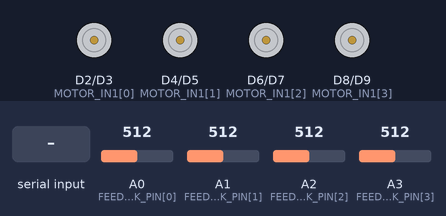
This sketch was run on a simulated Arduino Zero (SAMD21). On the bench: motor-driver pin pairs drawn as motors (green arrow = first pin HIGH = forward, orange = second pin HIGH = backward, longer = more drive). The test bench sets the inputs (shaded band); at power-on: A0 (FEEDBACK_PIN[0]) = 512, A1 (FEEDBACK_PIN[1]) = 512, A2 (FEEDBACK_PIN[2]) = 512, A3 (FEEDBACK_PIN[3]) = 512 (analog values on the 0–1023 scale). What the sketch prints to the serial monitor is not drawn.

Above: at 2.2 s.
2.3 s: "1" received over Serial
At 3.5 s:
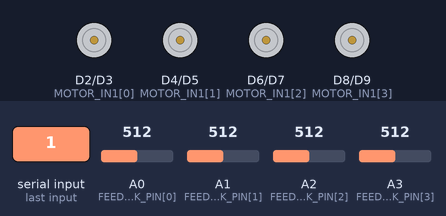
3.9 s: "3" received over Serial
At 4.7 s:
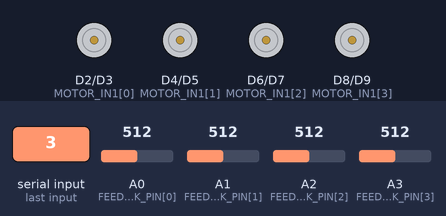
5.5 s: "5" received over Serial
At 5.9 s:
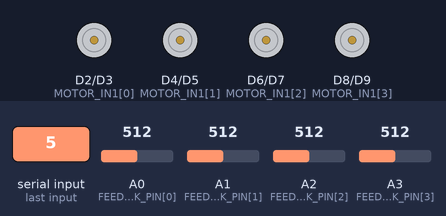
7.1 s: "7" received over Serial
At 8.4 s:
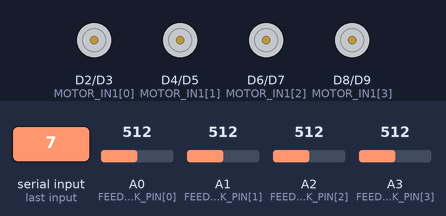
8.7 s: "2" received over Serial
At 9.6 s:
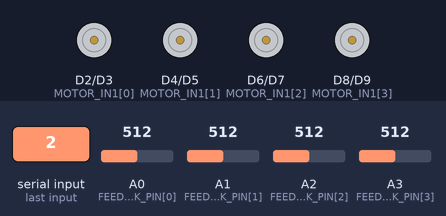
10.3 s: "4" received over Serial
At 10.8 s:
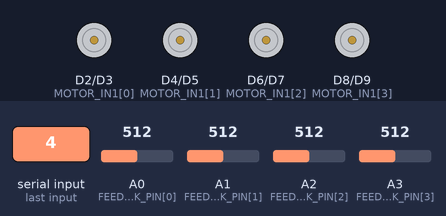
Timing chart, 0 to 12.9 s (numbered marks = the images above; inputs shaded):
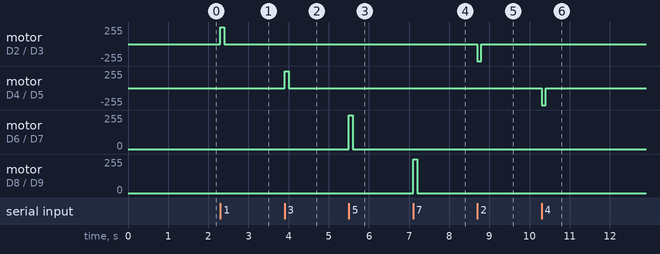

The sketch:

hand_control.ino
```cpp
const int FINGER_COUNT = 4;

// 0: 검지
// 1: 중지
// 2: 약지·소지
// 3: 엄지
const int MOTOR_IN1[FINGER_COUNT] = {2, 4, 6, 8};
const int MOTOR_IN2[FINGER_COUNT] = {3, 5, 7, 9};

const int FEEDBACK_PIN[FINGER_COUNT] = {
  A0, A1, A2, A3
};

// 한 번 명령할 때 작동 시간
const int PULSE_TIME_MS = 100;

void stopMotor(int motor) {
  digitalWrite(MOTOR_IN1[motor], LOW);
  digitalWrite(MOTOR_IN2[motor], LOW);
}

void stopAllMotors() {
  for (int i = 0; i < FINGER_COUNT; i++) {
    stopMotor(i);
  }
}

void direction1(int motor) {
  digitalWrite(MOTOR_IN1[motor], HIGH);
  digitalWrite(MOTOR_IN2[motor], LOW);
}

void direction2(int motor) {
  digitalWrite(MOTOR_IN1[motor], LOW);
  digitalWrite(MOTOR_IN2[motor], HIGH);
}

void movePulse(int motor, int direction) {
  if (direction == 1) {
    direction1(motor);
  }
  else {
    direction2(motor);
  }

  delay(PULSE_TIME_MS);
  stopMotor(motor);
}

int readPosition(int motor) {
  return analogRead(FEEDBACK_PIN[motor]);
}

void printMotorPosition(int motor) {
  switch (motor) {
    case 0:
      Serial.print("검지 A0 위치값: ");
      break;

    case 1:
      Serial.print("중지 A1 위치값: ");
      break;

    case 2:
      Serial.print("약지·소지 A2 위치값: ");
      break;

    case 3:
      Serial.print("엄지 A3 위치값: ");
      break;
  }

  Serial.println(readPosition(motor));
}

void printAllPositions() {
  Serial.println();
  Serial.println("----- 전체 위치값 -----");

  Serial.print("검지 A0: ");
  Serial.println(readPosition(0));

  Serial.print("중지 A1: ");
  Serial.println(readPosition(1));

  Serial.print("약지·소지 A2: ");
  Serial.println(readPosition(2));

  Serial.print("엄지 A3: ");
  Serial.println(readPosition(3));

  Serial.println("----------------------");
}

void runCommand(int motor, int direction) {
  movePulse(motor, direction);

  switch (motor) {
    case 0:
      Serial.print("검지");
      break;

    case 1:
      Serial.print("중지");
      break;

    case 2:
      Serial.print("약지·소지");
      break;

    case 3:
      Serial.print("엄지");
      break;
  }

  Serial.print(" 방향 ");
  Serial.print(direction);
  Serial.println("로 이동");

  printMotorPosition(motor);
}

void printCommands() {
  Serial.println();
  Serial.println("PQ12 Brunel Hand 테스트");
  Serial.println("----------------------");
  Serial.println("1 : 검지 방향 1");
  Serial.println("2 : 검지 방향 2");
  Serial.println("3 : 중지 방향 1");
  Serial.println("4 : 중지 방향 2");
  Serial.println("5 : 약지·소지 방향 1");
  Serial.println("6 : 약지·소지 방향 2");
  Serial.println("7 : 엄지 방향 1");
  Serial.println("8 : 엄지 방향 2");
  Serial.println("s : 모든 모터 정지");
  Serial.println("p : 모든 위치값 출력");
  Serial.println("----------------------");
}

void setup() {
  Serial.begin(115200);

  // Nano 33 IoT ADC를 12비트로 설정
  analogReadResolution(12);

  for (int i = 0; i < FINGER_COUNT; i++) {
    pinMode(MOTOR_IN1[i], OUTPUT);
    pinMode(MOTOR_IN2[i], OUTPUT);
    pinMode(FEEDBACK_PIN[i], INPUT);
  }

  stopAllMotors();

  delay(1000);

  printCommands();
  printAllPositions();
}

void loop() {
  if (Serial.available() > 0) {
    char command = Serial.read();

    switch (command) {
      case '1':
        runCommand(0, 1);
        break;

      case '2':
        runCommand(0, 2);
        break;

      case '3':
        runCommand(1, 1);
        break;

      case '4':
        runCommand(1, 2);
        break;

      case '5':
        runCommand(2, 1);
        break;

      case '6':
        runCommand(2, 2);
        break;

      case '7':
        runCommand(3, 1);
        break;

      case '8':
        runCommand(3, 2);
        break;

      case 's':
      case 'S':
        stopAllMotors();
        Serial.println("모든 모터 정지");
        printAllPositions();
        break;

      case 'p':
      case 'P':
        printAllPositions();
        break;
    }
  }
}
```

Measured:
- after the input at 2.3 s, motor on D2 (MOTOR_IN1[0]) / D3 (MOTOR_IN2[0]): stopped → forward 255/255 at once, → stopped 0.10 s later
- after the input at 3.9 s, motor on D4 (MOTOR_IN1[1]) / D5 (MOTOR_IN2[1]): stopped → forward 255/255 at once, → stopped 0.10 s later
- after the input at 5.5 s, motor on D6 (MOTOR_IN1[2]) / D7 (MOTOR_IN2[2]): stopped → forward 255/255 at once, → stopped 0.10 s later
- after the input at 7.1 s, motor on D8 (MOTOR_IN1[3]) / D9 (MOTOR_IN2[3]): stopped → forward 255/255 at once, → stopped 0.10 s later
- after the input at 8.7 s, motor on D2 (MOTOR_IN1[0]) / D3 (MOTOR_IN2[0]): stopped → backward 255/255 at once, → stopped 0.10 s later
- after the input at 10.3 s, motor on D4 (MOTOR_IN1[1]) / D5 (MOTOR_IN2[1]): stopped → backward 255/255 at once, → stopped 0.10 s later
